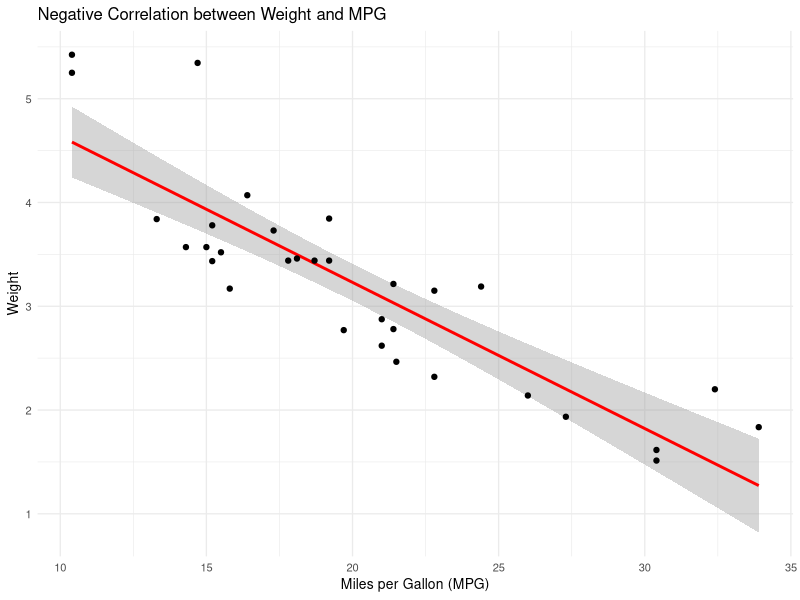

This figure's R source:
## ---- chunk 1
#| label: setup
#| include: false
library(ggplot2)
ggplot2::theme_set(ggplot2::theme_minimal(base_size = 10))

library(knitr)
knitr::opts_chunk$set(
  echo = FALSE,
  message = FALSE,
  # Example journal specifications: (width: 17.15 cm, DPI: >= 300)
  fig.width = 17.15 / 2.54,
  dpi = 300
)
## ---- chunk 2
factorial(5)
## ---- chunk 3
#| echo: false
sprintf("10! = %i", factorial(10))
## ---- chunk 4
knitr::include_graphics("https://quarto.org/quarto.png")
## ---- chunk 5
#| label: fig-cars
#| fig-cap: "A scatter plot of weight and MPG from the `mtcars` dataset"
#| fig-asp: 0.8
#| echo: false
mtcars |> 
  ggplot2::ggplot(ggplot2::aes(x = mpg, y = wt)) +
  ggplot2::geom_smooth(method = "lm", formula = y ~ x, colour = "red") +
  ggplot2::geom_point() +
  ggplot2::labs(
    title = "Negative Correlation between Weight and MPG",
    y = "Weight",
    x = "Miles per Gallon (MPG)"
  )
